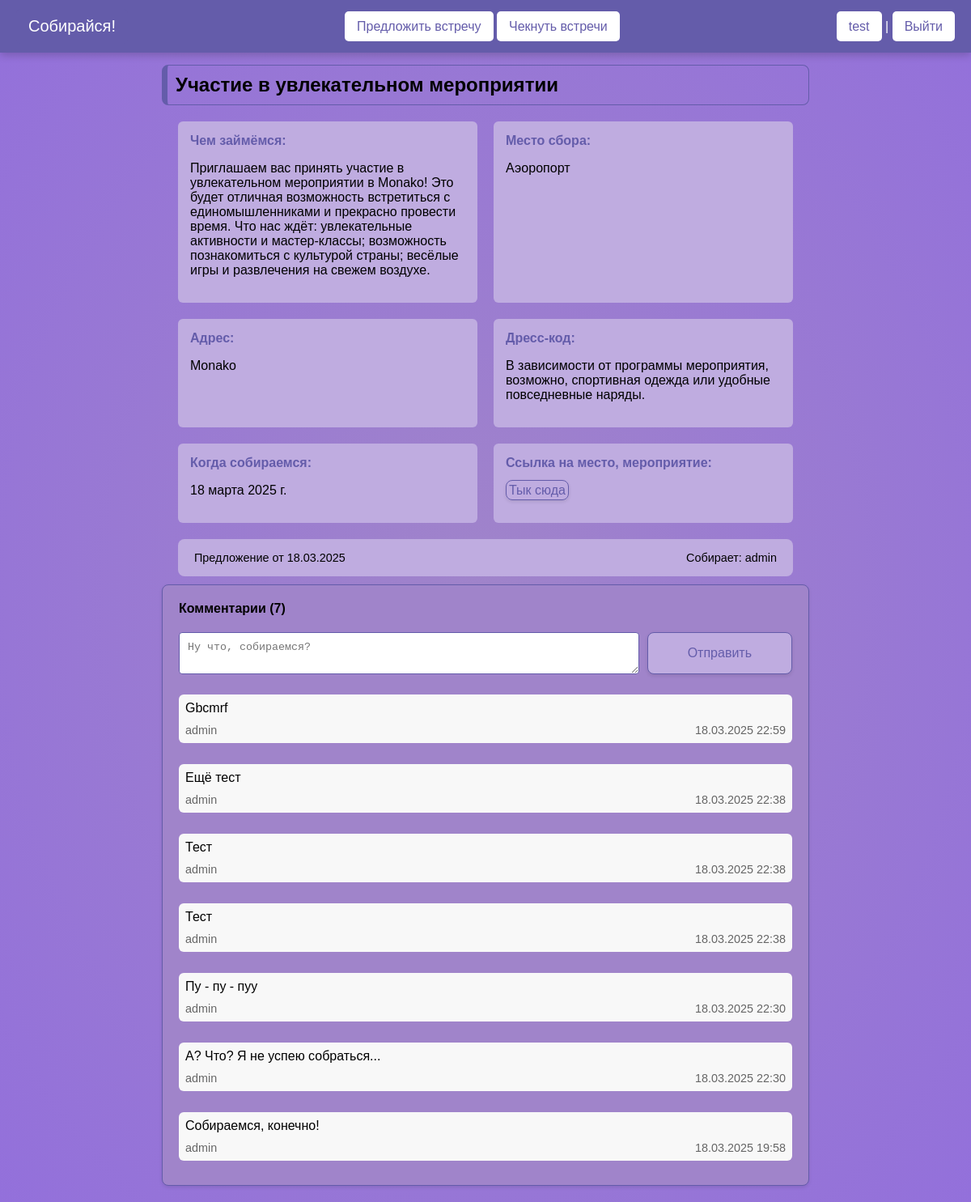
Screenshot of /check/5/ (signed in) with the database file from the repository.
### meetings/models.py (models this page shows, shortened)
class Meeting(models.Model):
    author = models.ForeignKey(User, on_delete=models.SET_NULL, null=True)
    reason_to_meet = models.CharField('Повод для встречи', max_length=150)
    meeting_place = models.CharField('Место сбора' ,max_length=255)
    address = models.CharField('Адрес', max_length=150)
    what_to_do = models.TextField('Чем займёмся')
    dress_code = models.CharField('Дресс-код', max_length=150)
    link = models.URLField('Ссылка на место, мероприятие', blank=True)
    date_meeting = models.DateField('Когда собираемся')
    date_create = models.DateField(auto_now_add=True)
    class Meta:
        verbose_name = "Встреча"
        verbose_name_plural = "Встречи"

class Comment(models.Model):
    meeting = models.ForeignKey(Meeting, on_delete=models.CASCADE, related_name='comments')
    author = models.ForeignKey(User, on_delete=models.CASCADE)
    text = models.TextField("Комментарий")
    created_date = models.DateTimeField("Дата создания", auto_now_add=True)
    class Meta:
        verbose_name = "Комментарии"
        verbose_name_plural = "Комментарии"

### meetings/views.py (the view)
# urls.py: path('check/<int:pk>/', meeting_detail, name='meeting_detail'),
@login_required
def meeting_detail(request, pk):
    meeting = get_object_or_404(Meeting, pk=pk)
    comments = meeting.comments.all().order_by('-created_date')
    if request.method == 'POST':
        form = CommentForm(request.POST)
        if form.is_valid():
            comment = form.save(commit=False)
            comment.meeting = meeting
            comment.author = request.user
            comment.save()
            return redirect('meeting_detail', pk=pk)
    else:
        form = CommentForm()
    return render(request, 'meetings/meeting_detail.html', {
        'meeting': meeting,
        'comments': comments,
        'form': form,
        'title': "Детали встречи",
    })

### meetings/forms.py
class CommentForm(ModelForm):
    class Meta:
        model = Comment
        fields = ('text',)
        widgets = {
            'text': Textarea(attrs={
                'class': 'form-control',
                'rows': 2,
                'placeholder': 'Ну что, собираемся?'
            })
        }

### meetings/templates/meetings/meeting_detail.html (shortened to what this page needs)
{% extends 'base.html' %}
{% load static %}
{% block content %}
<link rel="stylesheet" type="text/css" href="{% static 'meetings/css/detail.css' %}"/>
<div class="custom-container">
    <div class="meeting-card">
        <div class="card-header">
            <h2 class="meeting-title">{{ meeting.reason_to_meet }}</h2>
        </div>
        <div class="card-content">
            <div class="details-grid">
                <div class="detail-item">
                    <h4>Чем займёмся:</h4>
                    <p>{{ meeting.what_to_do }}</p>
                </div>
                <div class="detail-item">
                    <h4>Место сбора:</h4>
                    <p>{{ meeting.meeting_place }}</p>
                </div>
                <div class="detail-item">
                    <h4>Адрес:</h4>
                    <p>{{ meeting.address }}</p>
                </div>
                <div class="detail-item">
                    <h4>Дресс-код:</h4>
                    <p>{{ meeting.dress_code }}</p>
                </div>
                <div class="detail-item">
                    <h4>Когда собираемся:</h4>
                    <p>{{ meeting.date_meeting }}</p>
                </div>
                {% if meeting.link %}
                <div class="detail-item">
                    <h4>Ссылка на место, мероприятие:</h4>
                    <p><a href="{{ meeting.link }}" class="custom-link">Тык сюда</a></p>
                </div>
                {% else %}
                <div class="detail-item">
                    <h4>Ссылка на место, мероприятие:</h4>
                    <p>Ссылки нет - чекаем газеты :)</p>
                </div>
                {% endif %}
            </div>
            <div class="meeting-footer">
                <span>Предложение от {{ meeting.date_create|date:"d.m.Y" }}</span>
                {% if meeting.author.username == user.username %}
                <a class="meeting-update" href="edit/"> Изменить детали встречи</a>
                <a class="meeting-update" href="delete"> Удалить встречу</a>
                {% else %}
                <span>Собирает: {{ meeting.author.username }}</span>
                {% endif %}
            </div>
        </div>
    </div>
    <div class="comments-section">
        <div class="comments-header">
            <h4>Комментарии ({{ comments.count }})</h4>
        </div>
        <form method="post" class="comment-form">
            <textarea name="text" placeholder="Ну что, собираемся?"></textarea>
            <button type="submit">Отправить</button>
        </form>
        <div class="comments-list">
            {% for comment in comments %}
            <div class="comment-card">
                <p class="comment-text">{{ comment.text }}</p>
                <div class="comment-info">
                    <span>{{ comment.author.username }}</span>
                    <span>{{ comment.created_date|date:"d.m.Y H:i" }}</span>
                </div>
            </div>
            {% empty %}
            <p class="no-comments">Пока нет комментариев</p>
            {% endfor %}
        </div>
    </div>
</div>
{% endblock %}

### templates/base.html (shortened to what this page needs)
{% load static %}
<!DOCTYPE html>
<html lang="ru">
<head>
    <link rel="stylesheet" type="text/css" href="{% static 'meetings/css/style.css' %}"/>
</head>
<body>
    <div class="header">
        <div class="btn site-name"><a id="home" href="{% url 'home' %}" class="home-button">Собирайся!</a></div>
        <div class="nav-buttons">
            <a class="btn btn-primary" href="{% url 'suggest' %}">Предложить встречу</a>
            <a class="btn btn-primary" href="{% url 'check' %}">Чекнуть встречи</a>
        </div>
        <div class="auth-buttons">
            {% if user.is_authenticated %}
            <a class="btn btn-primary" href="{% url 'users:profile' %}">{{user.username}}</a> | <a href="{% url 'users:logout' %}">Выйти</a>
            {% else %}
            <a class="btn btn-primary" href="{% url 'users:login' %}">Войти</a> <a class="btn btn-primary" href="{% url 'users:register' %}">Регистрация</a>
            {% endif %}
        </div>
    </div>
	<div class="content-text">
{% block content %}
{% endblock %}
	</div>
</body>
</html>

### meetings/static/meetings/css/style.css (style rules this page uses)
body { background: radial-gradient(ellipse, #A084CA, #9370DB); margin: 0; font-family: Arial, sans-serif; }
.header { position: fixed; top: 0; left: 0; right: 0; background-color: #645CAA; color: white; display: flex; justify-content: space-between; align-items: center; padding: 11px 20px; box-shadow: 0 3px 10px rgba(0, 0, 0, 0.2); z-index: 1000; }
.header a { background-color: #fff; color: #645CAA; border: none; padding: 10px 15px; border-radius: 5px; cursor: pointer; transition: background-color 0.3s; text-decoration: none; }
#home { background-color: #645CAA; color: #fff; text-decoration: none; display: inline-block; transition: transform 0.3s ease; font-size: 20px; }
button, .custom-button-pas, .delete-meeting input { text-align: center; font-size: 20px; outline: none; border: 1.9px solid #000; border-radius: 5px; padding: 0.2rem 0.5rem; background-color: inherit; cursor: pointer; font-weight: 500; width: 30%; transition: background-color 0.3s ease; }

### meetings/static/meetings/css/detail.css (style rules this page uses)
.custom-container { max-width: 800px; margin: 0 auto; padding: 20px; margin-top: 60px; }
.card-header { padding: 10px; border: 1px solid #645CAA; border-left: 7px solid rgb(100, 92, 170); border-radius: 8px; }
.meeting-title { margin: 0; }
.details-grid { display: grid; grid-template-columns: repeat(auto-fit, minmax(250px, 1fr)); gap: 20px; padding: 20px; }
.detail-item { padding: 15px; background: #BFACE0; border-radius: 6px; }
.detail-item h4 { margin: 0 0 10px 0; color: #645CAA; }
.meeting-footer { display: flex; justify-content: space-between; padding: 15px 20px; background: #BFACE0; font-size: 0.9em; border-radius: 8px; margin: 0 auto; width: 90%; margin-bottom: 10px; }
.meeting-update, .custom-link, .comment-form button { text-decoration: none; background: #BFACE0; color: #645CAA; font-size: 16px; font-weight: 500; transition: background-color 0.3s ease; border-radius: 8px; border: 1px solid #645CAA; box-shadow: 0 2px 4px rgba(0,0,0,0.1); padding: 3px; }
.comments-section { background: #A084CA; border-radius: 8px; border: 1px solid #645CAA; box-shadow: 0 2px 4px rgba(0,0,0,0.1); padding: 20px; }
.comments-header h4 { margin: 0 0 20px 0; }
.comment-form { display: flex; gap: 10px; margin-bottom: 25px; }
.comment-form textarea { width: 700px; padding: 10px; border: 1px solid #645CAA; border-radius: 4px; min-height: 30px; }
.comment-card { padding: 8px; background: #f8f8f8; border-radius: 6px; margin-bottom: 10px; }
.comments-list { display: flex; flex-direction: column; gap: 16px; }
.comment-text { margin: 0 0 10px 0; }
.comment-info { display: flex; justify-content: space-between; font-size: 0.9em; color: #666; }

### rows the page displays
Meeting: reason_to_meet "Участие в увлекательном мероприятии", what_to_do "Приглашаем вас принять участие в увлекательном мероприятии в Monako! Это будет отличная возможность встретиться с единомышленниками и прекрасно провести время. Что нас ждёт: увлекательные активности и мастер-классы; возможность познакомиться с культурой страны; весёлые игры и развлечения на свежем воздухе.", meeting_place "Аэоропорт", address "Monako", dress_code "В зависимости от программы мероприятия, возможно, спортивная одежда или удобные повседневные наряды.", date_meeting "18 марта 2025 г.", date_create "18.03.2025", author.username "admin"
Comment: text "Gbcmrf", author.username "admin", created_date "18.03.2025 22:59"
Comment: text "Ещё тест", author.username "admin", created_date "18.03.2025 22:38"
Comment: text "Тест", author.username "admin", created_date "18.03.2025 22:38"
Comment: text "Тест", author.username "admin", created_date "18.03.2025 22:38"
Comment: text "Пу - пу - пуу", author.username "admin", created_date "18.03.2025 22:30"
Comment: text "А? Что? Я не успею собраться...", author.username "admin", created_date "18.03.2025 22:30"
Comment: text "Собираемся, конечно!", author.username "admin", created_date "18.03.2025 19:58"

### other values shown
{{ user.username }} "test"
{{ comments.count }} "7"
